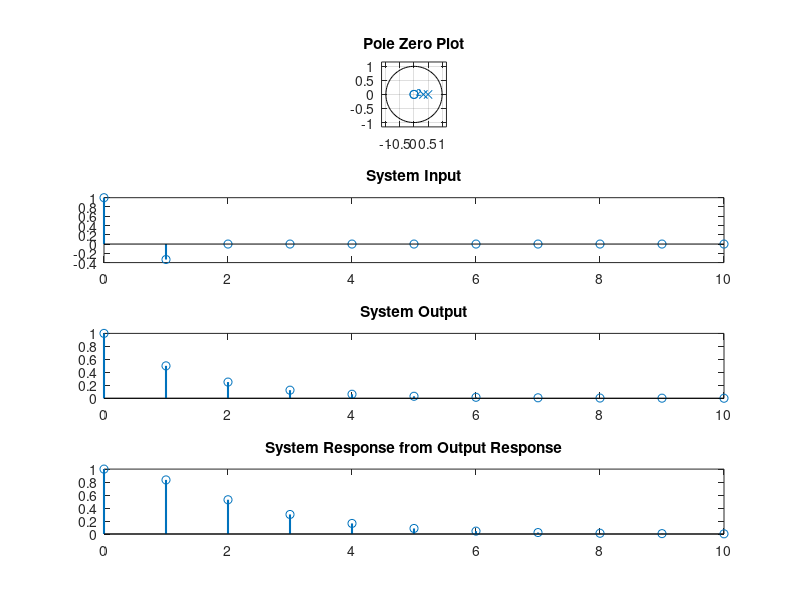

Write MATLAB code to recreate this figure.
clc;
clearvars;
%c7
a = [1 -5/6 1/6];
b = [1];

subplot(4,1,1);
zplane(b,a); title('Pole Zero Plot')
n = 0:10;
x1 = [1 -1/3 0 0 0 0 0 0 0 0 0];
y1 = filter(b,a,x1);
subplot(4,1,2);
stem(n,x1, "Linewidth",1.5); title('System Input');
subplot(4,1,3);
stem(n,y1, "Linewidth",1.5); title('System Output');
% here we have assumed that the system response is stable
imp = zeros(1, length(n));
imp(1) = y1(1);
for i = 2:length(n)
    imp(i) = y1(i) + 1/3 * imp(i-1); %iterative approach
end

subplot(4,1,4)
stem(n,imp, "Linewidth",1.5); title('System Response from Output Response');


